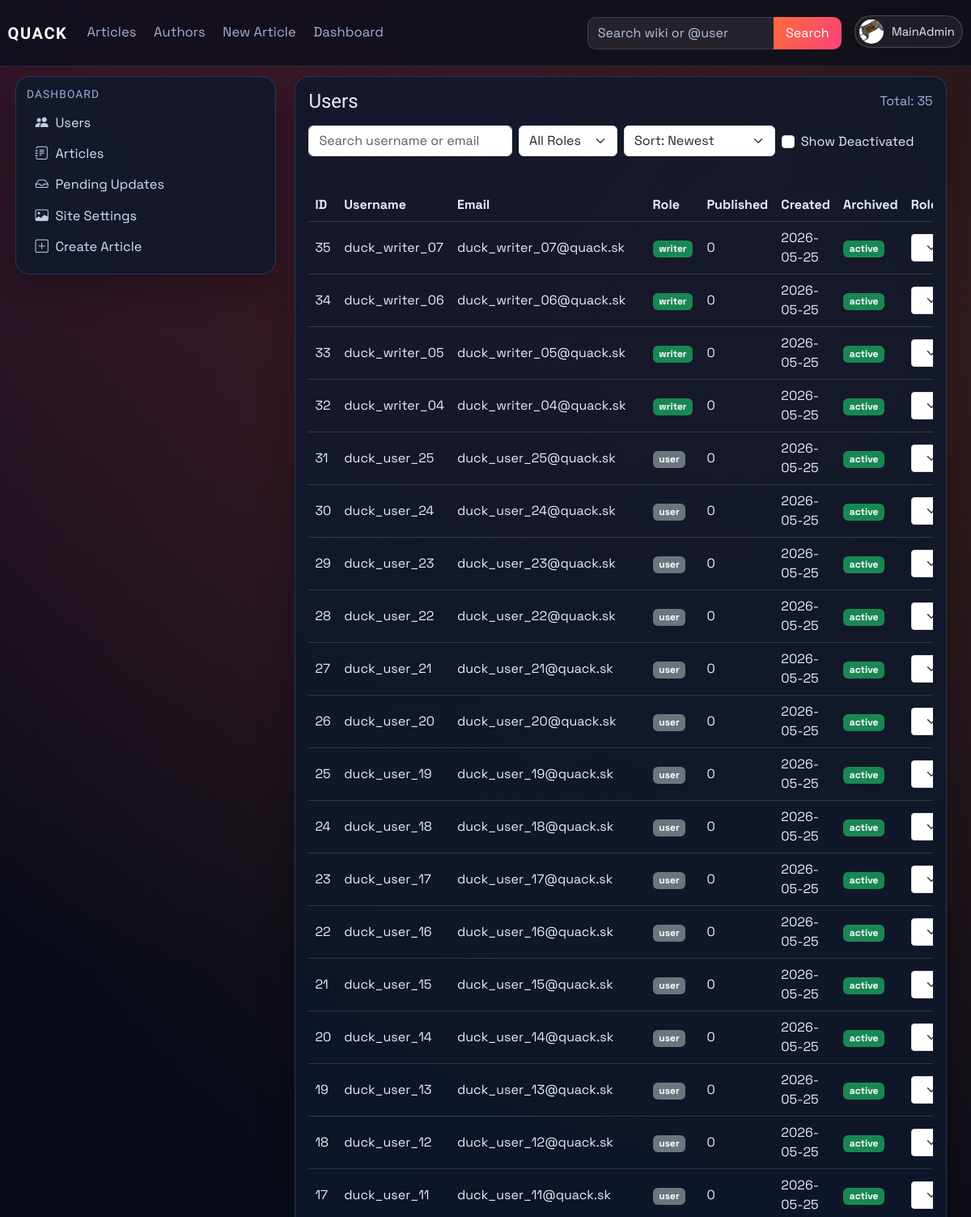
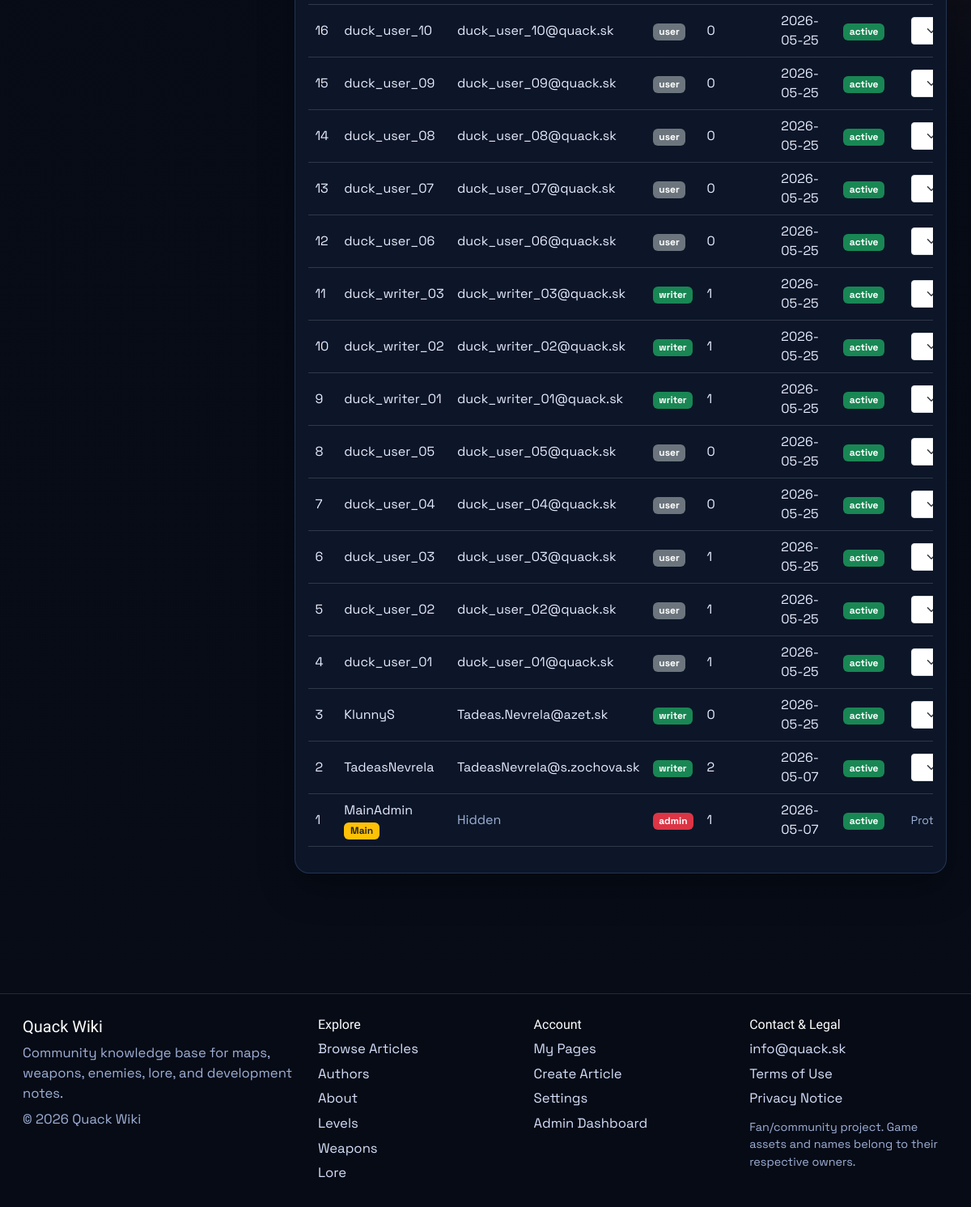
/dashboard/users (signed in), run on an earlier commit of the app's database (2 pictures, top to bottom).
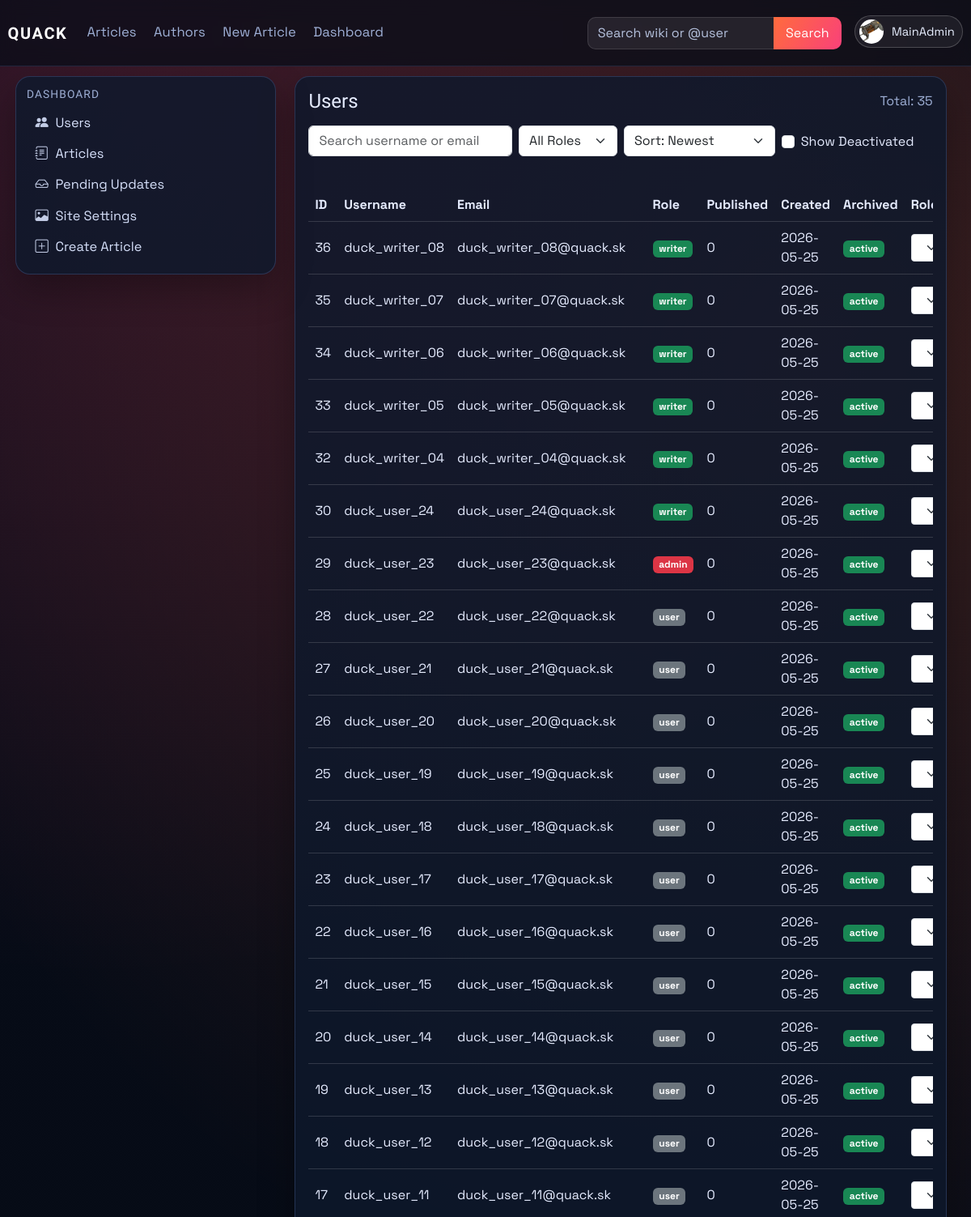
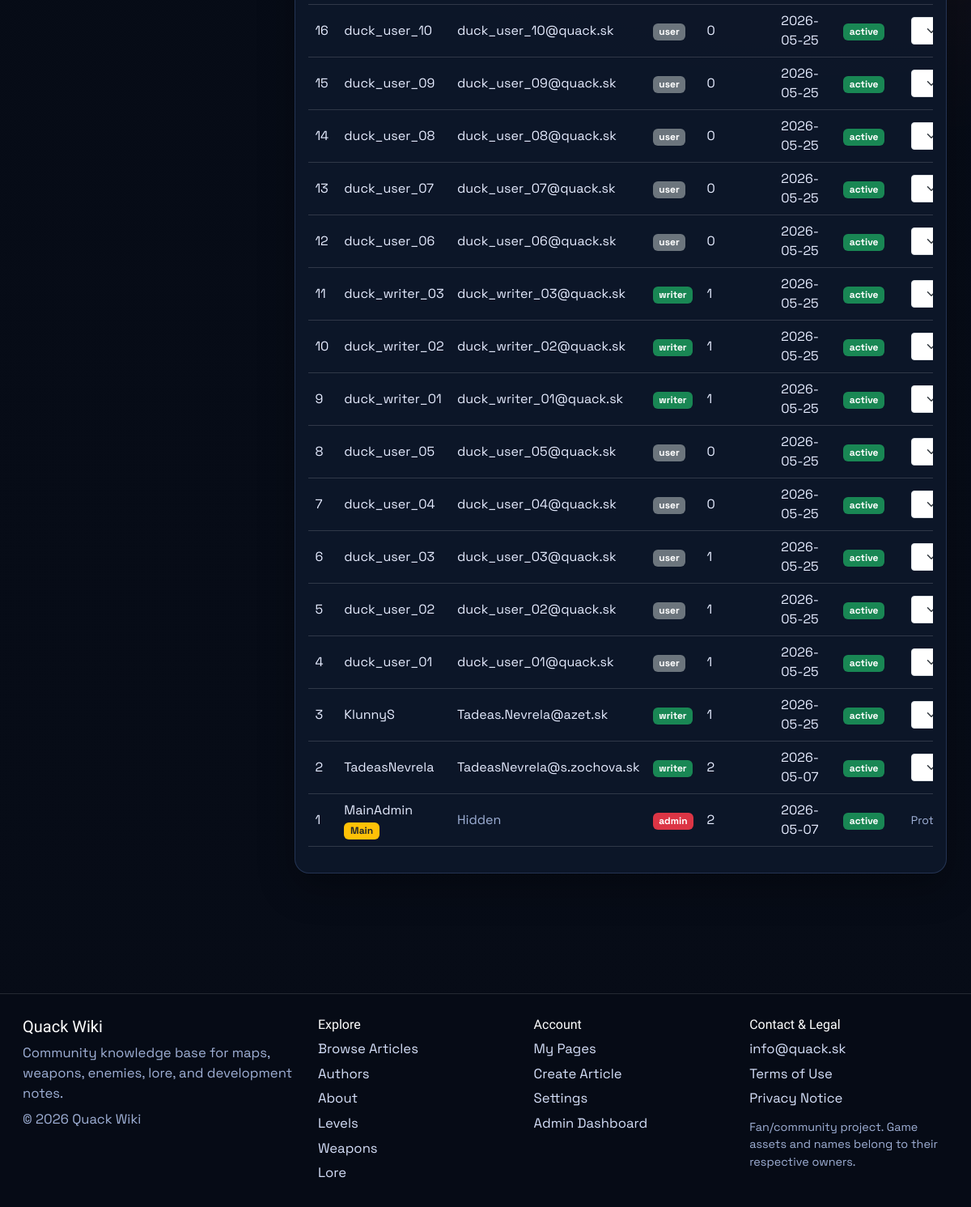
And on a later commit of the database (2 pictures, top to bottom).
### models.py (models this page shows, shortened)
class User(db.Model, UserMixin):
    id = db.Column(db.Integer, primary_key=True)
    username = db.Column(db.String(120), unique=True, nullable=False)
    email = db.Column(db.String(120), unique=True, nullable=False)
    password_hash = db.Column(db.String(128), nullable=False)
    profile_image_url = db.Column(db.String(120), nullable=True)
    public_display_name = db.Column(db.String(80), nullable=True)
    public_bio = db.Column(db.Text, nullable=True)
    created_at = db.Column(db.DateTime, default=datetime.utcnow)
    role = db.Column(db.String(30), default='user')
    is_archived = db.Column(db.Boolean, default=False, nullable=False)
    archived_at = db.Column(db.DateTime, nullable=True)

### main.py (the view)
@app.route('/dashboard/users')
@role_required(['admin'])
def dashboard_users():
    search = (request.args.get('q') or '').strip()
    role_filter = (request.args.get('role') or 'all').strip().lower()
    show_archived = request.args.get('show_archived') == '1'
    sort = (request.args.get('sort') or 'newest').strip().lower()
    query = User.query
    if not show_archived:
        query = query.filter(User.is_archived.is_(False))
    if search:
        like = f'%{search}%'
        query = query.filter((User.username.ilike(like)) | (User.email.ilike(like)))
    if role_filter in {'user', 'writer', 'admin'}:
        query = query.filter(User.role == role_filter)
    sort_map = {
        'newest': User.created_at.desc(),
        'oldest': User.created_at.asc(),
        'username_az': User.username.asc(),
        'username_za': User.username.desc(),
        'role_az': User.role.asc(),
        'role_za': User.role.desc(),
    }
    users = query.order_by(sort_map.get(sort, User.created_at.desc())).all()
    all_published_counts = published_article_counts_by_user()
    published_counts = {user.username: all_published_counts.get(user.username, 0) for user in users}
    role_form = RoleForm()
    return render_template(
        'dashboard_users.html',
        users=users,
        published_counts=published_counts,
        role_form=role_form,
        search=search,
        role_filter=role_filter,
        show_archived=show_archived,
        sort=sort,
    )

### forms.py
class RoleForm(FlaskForm):
    role = SelectField("Role", choices=[
        ("user", "User"),
        ("writer", "Writer"),
        ("admin", "Admin"),
        ], validators=[DataRequired()])
    submit = SubmitField("Change")

### main.py (called while the page is built)
def get_site_settings():
    settings = SiteSettings.query.get(1)
    if not settings:
        settings = SiteSettings(id=1)
        db.session.add(settings)
        db.session.commit()
    return settings

@app.context_processor
def inject_site_settings():
    return {'site_settings': get_site_settings()}

@login_manager.user_loader
def load_user(user_id):
    user = User.query.get(int(user_id))
    if user and user.is_archived:
        return None
    return user

def role_required(role_names: list):
    def decorator(func):
        @wraps(func)
        @login_required
        def wrapper(*args, **kwargs):
            if current_user.role not in role_names:
                abort(403)
            return func(*args, **kwargs)
        return wrapper
    return decorator

### templates/dashboard_users.html (shortened to what the changed rows need)
{% extends "_base.html" %}
{% block content %}
<div class="container-fluid px-0">
    <section id="users-section" class="card p-3">
        <div class="table-responsive">
            <table class="table table-hover align-middle">
                <thead>
                    <tr>
                        <th>ID</th>
                        <th>Username</th>
                        <th>Email</th>
                        <th>Role</th>
                        <th>Published</th>
                        <th>Created</th>
                        <th>Archived</th>
                        <th>Role Action</th>
                    </tr>
                </thead>
                <tbody>
                    {% for user in users %}
                    <tr>
                        <td>{{ user.id }}</td>
                        <td>
                            {% if user.is_archived %}
                            <span class="text-muted">{{ user.username }}</span>
                            {% else %}
                            <a href="{{ url_for('public_profile', username=user.username) }}">{{ user.username }}</a>
                            {% endif %}
                            {% if user.username == "MainAdmin" %} <span class="badge bg-warning text-dark">Main</span>{% endif %}
                        </td>
                        <td>
                            {% if user.username == "MainAdmin" %}
                                <span class="text-muted">Hidden</span>
                            {% else %}
                                {{ user.email }}
                            {% endif %}
                        </td>
                        <td>
                            {% if user.role == "admin" %}
                            <span class="badge bg-danger">admin</span>
                            {% elif user.role == "writer" %}
                            <span class="badge bg-success">writer</span>
                            {% else %}
                            <span class="badge bg-secondary">user</span>
                            {% endif %}
                        </td>
                        <td>{{ published_counts.get(user.username, 0) }}</td>
                        <td>{{ user.created_at.strftime('%Y-%m-%d') if user.created_at else '-' }}</td>
                        <td>
                            {% if user.is_archived %}
                            <span class="badge bg-secondary">deactivated</span>
                            {% else %}
                            <span class="badge bg-success">active</span>
                            {% endif %}
                        </td>
                        <td>
                            {% if user.is_archived %}
                                <span class="text-muted small">Deactivated user</span>
                            {% elif user.username == "MainAdmin" %}
                                <span class="text-muted small">Protected account</span>
                            {% elif user.id == current_user.id %}
                                <span class="text-muted small">Self-change blocked</span>
                            {% elif user.role == "admin" and current_user.username != "MainAdmin" %}
                                <span class="text-muted small">Only MainAdmin can modify admins</span>
                            {% else %}
                            <form method="POST" action="{{ url_for('set_role', user_id=user.id) }}" class="d-flex gap-2">
                                {{ role_form.role(class="form-select form-select-sm") }}
                            </form>
                            {% endif %}
                        </td>
                    </tr>
                    {% endfor %}
                </tbody>
            </table>
        </div>
    </section>
</div>
{% endblock %}

### templates/partials/navbar.html (shortened to what this page needs)
<nav class="navbar navbar-expand-lg main-nav">
    <div class="container-fluid nav-wrap">
        <a class="navbar-brand brand-mark" href="{{ url_for('index') }}">QUACK</a>
        <div class="collapse navbar-collapse" id="navbarNav">
            <ul class="navbar-nav me-auto nav-links">
                <li class="nav-item"><a class="nav-link" href="{{ url_for('articles') }}">Articles</a></li>
                <li class="nav-item"><a class="nav-link" href="{{ url_for('authors') }}">Authors</a></li>
                <li class="nav-item"><a class="nav-link" href="{{ url_for('create_article') }}">New Article</a></li>
                {% if current_user.is_authenticated and current_user.role == "admin" %}
                <li class="nav-item"><a class="nav-link" href="{{ url_for('dashboard_users') }}">Dashboard</a></li>
                {% elif current_user.is_authenticated and current_user.role == "writer" %}
                <li class="nav-item"><a class="nav-link" href="{{ url_for('dashboard_articles') }}">Dashboard</a></li>
                {% endif %}
            </ul>
            <ul class="navbar-nav ms-auto align-items-lg-center nav-tools">
                <li class="nav-item nav-search-wrap">
                    <form class="nav-search" method="GET" action="{{ url_for('site_search') }}">
                        {% set nav_query = request.args.get('q', '') %}
                        {% if request.endpoint == 'authors' and request.args.get('all') == '1' and nav_query %}
                            {% set nav_query = '@' ~ nav_query %}
                        {% elif request.endpoint not in ['articles', 'authors'] %}
                            {% set nav_query = '' %}
                        {% endif %}
                        <input class="form-control" type="search" name="q" value="{{ nav_query }}" placeholder="Search wiki or @user">
                        <button class="btn btn-brand" type="submit">Search</button>
                    </form>
                </li>
                {% if current_user.is_authenticated %}
                <li class="nav-item dropdown ms-lg-3">
                    <a class="profile-trigger" href="#" role="button" data-bs-toggle="dropdown" aria-expanded="false">
                        {% if current_user.profile_image_url %}
                        <img class="profile-avatar profile-avatar-img" src="{{ url_for('static', filename='img/' ~ current_user.profile_image_url) }}" alt="{{ current_user.username }} profile picture">
                        {% else %}
                        <span class="profile-avatar">{{ current_user.username[0]|upper }}</span>
                        {% endif %}
                        <span class="profile-name">{{ current_user.username }}</span>
                    </a>
                </li>
                {% else %}
                <li class="nav-item ms-lg-3">
                    <a class="btn btn-outline-light nav-login-btn" href="{{ url_for('login') }}">Login</a>
                </li>
                {% endif %}
            </ul>
        </div>
    </div>
</nav>

What changed in the data, as far as the page shows it:
no longer on this page (row edited): User: id "31", username "duck_user_25", email "duck_user_25@quack.sk", role "user", get "0", created_at "2026-05-25", is_archived "active"
computed for User "MainAdmin": get "1" → "2"
now on this page (row edited): User: id "36", username "duck_writer_08", email "duck_writer_08@quack.sk", role "writer", get "0", created_at "2026-05-25", is_archived "active"
changed User "duck_user_24": role "user" → "writer"
changed User "duck_user_23": role "user" → "admin"
computed for User "KlunnyS": get "0" → "1"
